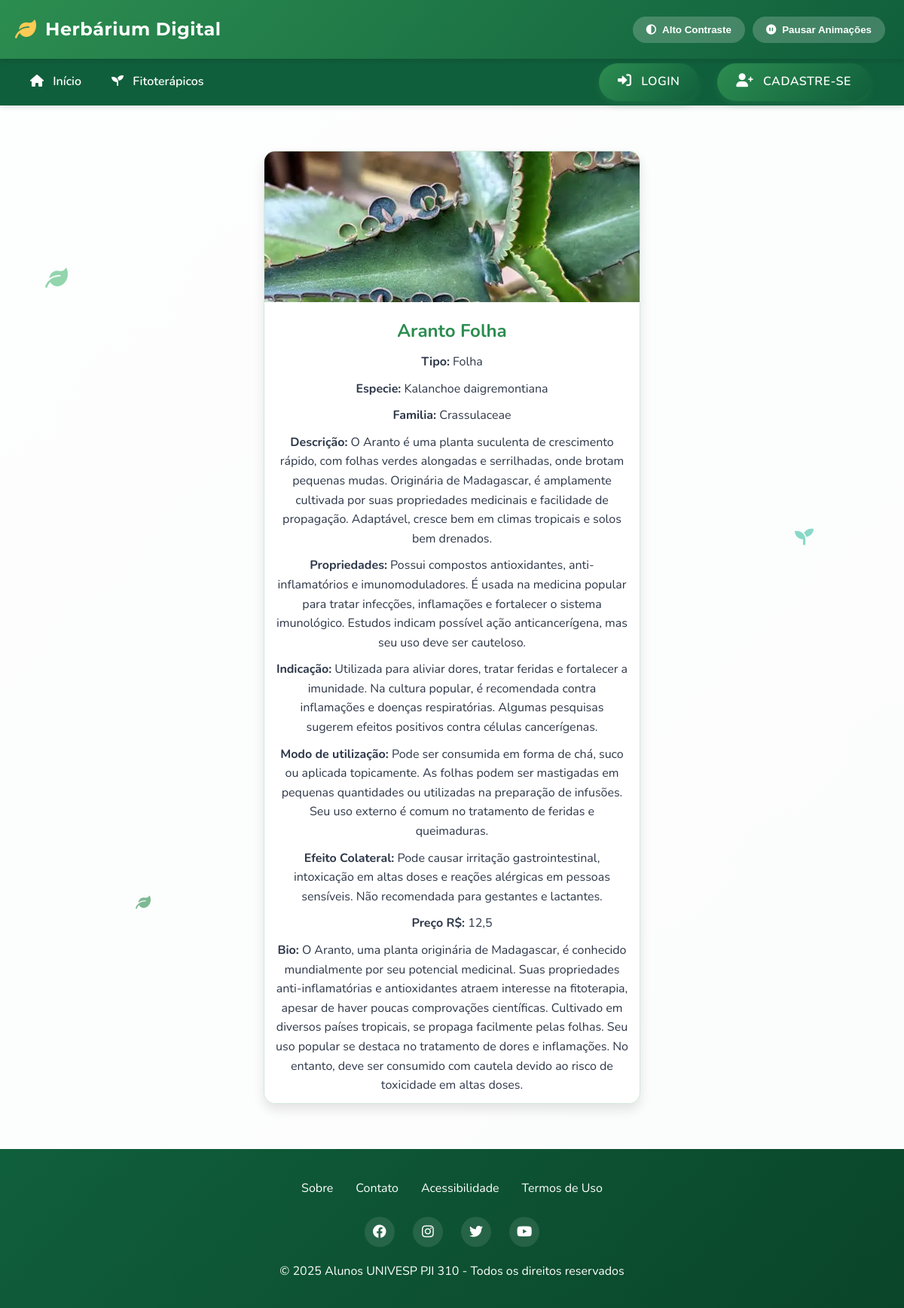
Screenshot of /fitoterapico/18/ with the database file from the repository.
### fitoterapico/models.py (models this page shows, shortened)
class Fitoterapico(models.Model):
    id = models.AutoField(primary_key=True)
    nome = models.CharField(max_length=100)
    tipo = models.ForeignKey(Tipo, on_delete=models.PROTECT, related_name='fitoterapico_tipo')
    especie = models.CharField(max_length=100)
    familia = models.CharField(max_length=100, blank=True, null=True)
    descricao = models.TextField()
    propriedades = models.TextField()
    indicacao = models.TextField()
    modo_uso = models.TextField()
    dosagem = models.CharField(max_length=100, blank=True, null=True)
    efeito_colateral = models.TextField(blank=True, null=True)
    preco = models.FloatField(blank=True, null=True, validators=[MinValueValidator(0)])
    foto = models.ImageField(upload_to='fitoterapico/', blank=True, null=True)
    bio = models.TextField(blank=True, null=True)
    class Meta:
        ordering = ['nome']

class Tipo(models.Model):
    id = models.AutoField(primary_key=True)
    nome = models.CharField(max_length=200)
    def __str__(self):
        return self.nome

### fitoterapico/views.py (the view)
# urls.py: path('fitoterapico/<int:pk>/', FitoterapicoDetailView.as_view(), name='fitoterapico_detail'),
class FitoterapicoDetailView(DetailView):
    model = Fitoterapico
    template_name = 'fitoterapico_detail.html'

### fitoterapico/templates/fitoterapico_detail.html (shortened to what this page needs)
{% extends "base.html" %}
{% block content %}
  <div class="fitoterapico-card">
    {% if object.foto %}
      <img src="{{ object.foto.url }}" alt="{{ object.nome }} - {{ object.tipo }}" loading="lazy">
    {% else %}
        <p class="no-foto">Imagem não disponível</p>
    {% endif %}
      <h2>{{ object.nome }} {{ object.tipo }}</h2>
      <p><strong>Tipo:</strong> {{ object.tipo }}</p>
      <p><strong>Especie:</strong> {{ object.especie }}</p>
      <p><strong>Familia:</strong> {{ object.familia }}</p>
      <p><strong>Descrição:</strong> {{ object.descricao }}</p>
      <p><strong>Propriedades:</strong> {{ object.propriedades }}</p>
      <p><strong>Indicação:</strong> {{ object.indicacao }}</p>
      <p><strong>Modo de utilização:</strong> {{ object.modo_uso }}</p>
      <p><strong>Efeito Colateral:</strong> {{ object.efeito_colateral }}</p>
      <p><strong>Preço R$:</strong> {{ object.preco }}</p>
      {% if object.bio %}
        <p><strong>Bio:</strong> {{ object.bio }}</p>
      {% endif %}
  </div>
{% endblock %}

### app/templates/base.html (style rules this page uses)
:root { --primary-color: #2c8d50; --primary-light: #4eba79; --primary-dark: #105f3c; --secondary-color: #3dc2a6; --accent-color: #ffca55; --tertiary-color: #7f5af0; --danger-color: #e53e3e; --warning-color: #ffca55; --text-light: #ffffff; --text-dark: #2d3748; --text-muted: #718096; --background-light: #f7fafc; --background-card: #ffffff; --border-radius: 12px; --box-shadow: 0 10px 15px -3px rgba(0, 0, 0, 0.1), 0 4px 6px -2px rgba(0, 0, 0, 0.05); --transition: all 0.3s cubic-bezier(0.25, 0.8, 0.25, 1); }
* { margin: 0; padding: 0; box-sizing: border-box; }
body { font-family: 'Nunito', sans-serif; background: linear-gradient(135deg, #f5f7fa 0%, #e4efe9 100%); position: relative; color: var(--text-dark); line-height: 1.6; transition: var(--transition); scroll-behavior: smooth; }
body::before { content: ""; position: absolute; top: 0; left: 0; width: 100%; height: 100%; background-color: rgba(255, 255, 255, 0.85); z-index: -1; }

### fitoterapico/templates/fitoterapico_detail.html (style rules this page uses)
.fitoterapico-card { background-color: rgba(255, 255, 255, 0.9); box-shadow: 0 8px 15px rgba(0, 0, 0, 0.1); border-radius: 15px; overflow: hidden; text-align: center; transition: all 0.3s ease; max-width: 500px; margin: 20px auto 0; margin-bottom: 20px; border: 1px solid rgba(44, 141, 80, 0.2); position: relative; z-index: 1; }
.fitoterapico-card img { width: 100%; height: 200px; object-fit: cover; }
.fitoterapico-card h2 { font-size: 1.5rem; margin: 10px; color: var(--primary-color); }
.fitoterapico-card p { font-size: 1rem; margin-bottom: 10px; padding: 0 15px; }

### rows the page displays
Fitoterapico: foto (picture), nome "Aranto", tipo "Folha", especie "Kalanchoe daigremontiana", familia "Crassulaceae", descricao "O Aranto é uma planta suculenta de crescimento rápido, com folhas verdes alongadas e serrilhadas, onde brotam pequenas mudas. Originária de Madagascar, é amplamente cultivada por suas propriedades medicinais e facilidade de propagação. Adaptável, cresce bem em climas tropicais e solos bem drenados.", propriedades "Possui compostos antioxidantes, anti-inflamatórios e imunomoduladores. É usada na medicina popular para tratar infecções, inflamações e fortalecer o sistema imunológico. Estudos indicam possível ação anticancerígena, mas seu uso deve ser cauteloso.", indicacao "Utilizada para aliviar dores, tratar feridas e fortalecer a imunidade. Na cultura popular, é recomendada contra inflamações e doenças respiratórias. Algumas pesquisas sugerem efeitos positivos contra células cancerígenas.", modo_uso "Pode ser consumida em forma de chá, suco ou aplicada topicamente. As folhas podem ser mastigadas em pequenas quantidades ou utilizadas na preparação de infusões. Seu uso externo é comum no tratamento de feridas e queimaduras.", efeito_colateral "Pode causar irritação gastrointestinal, intoxicação em altas doses e reações alérgicas em pessoas sensíveis. Não recomendada para gestantes e lactantes.", preco "12,5", bio "O Aranto, uma planta originária de Madagascar, é conhecido mundialmente por seu potencial medicinal. Suas propriedades anti-inflamatórias e antioxidantes atraem interesse na fitoterapia, apesar de haver poucas comprovações científicas. Cultivado em diversos países tropicais, se propaga facilmente pelas folhas. Seu uso popular se destaca no tratamento de dores e inflamações. No entanto, deve ser consumido com cautela devido ao risco de toxicidade em altas doses."
